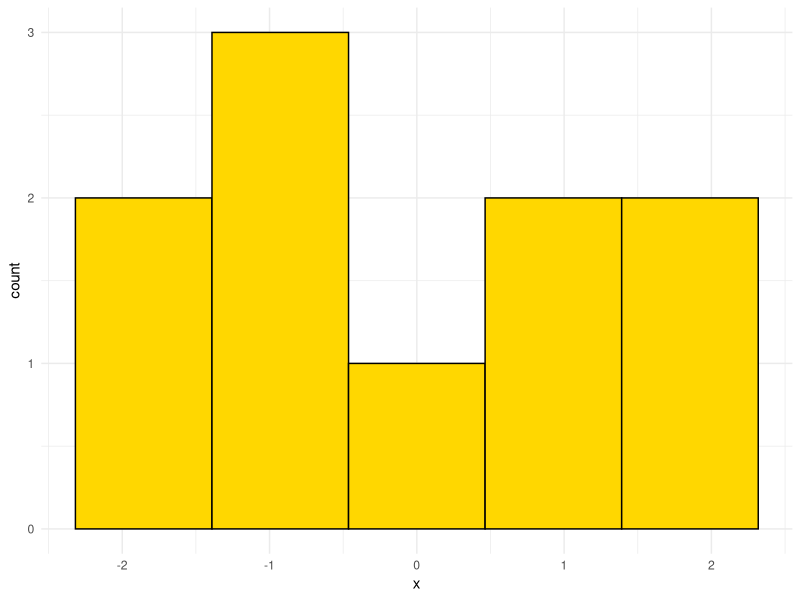
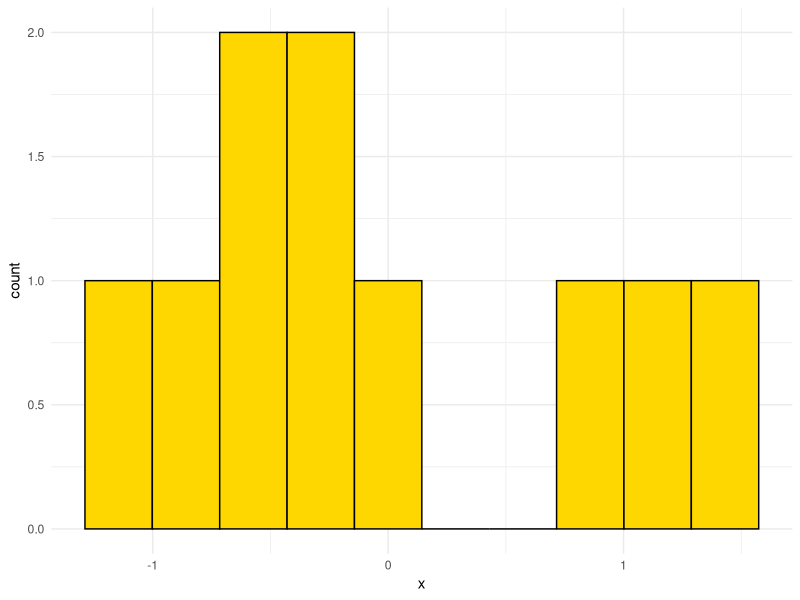
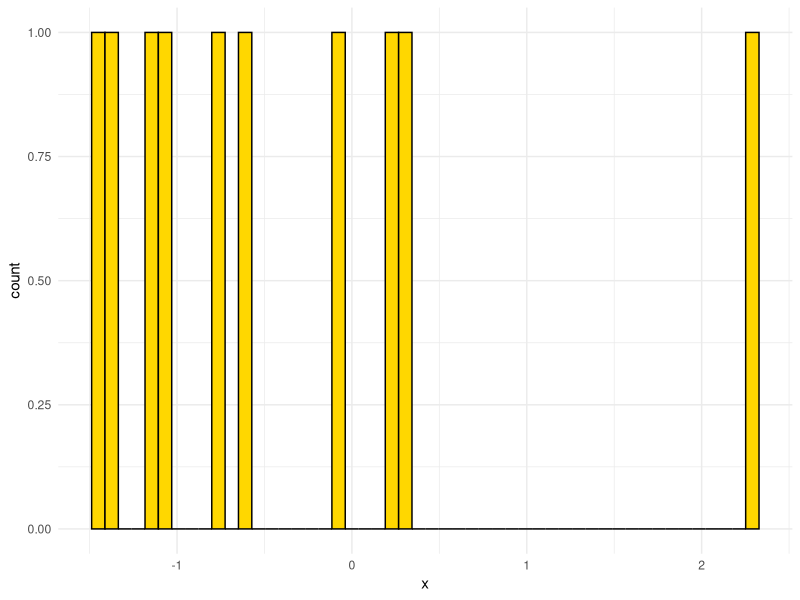
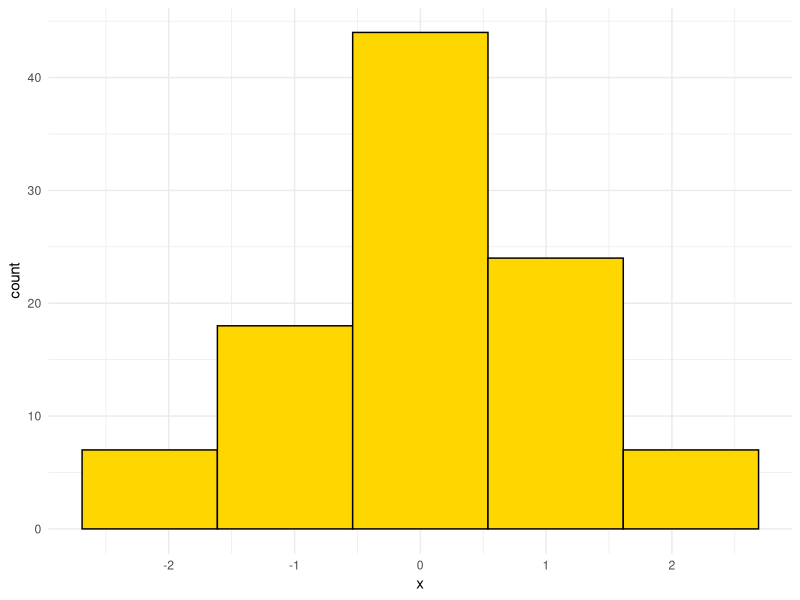
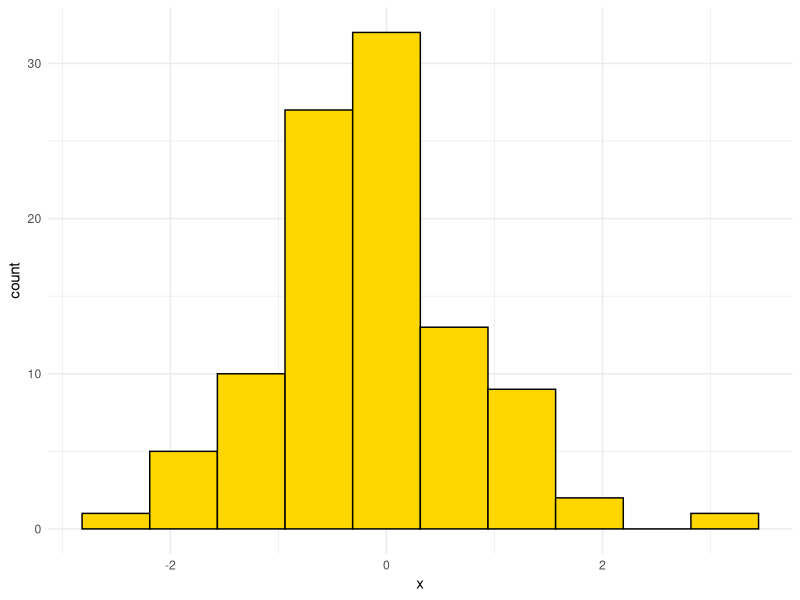
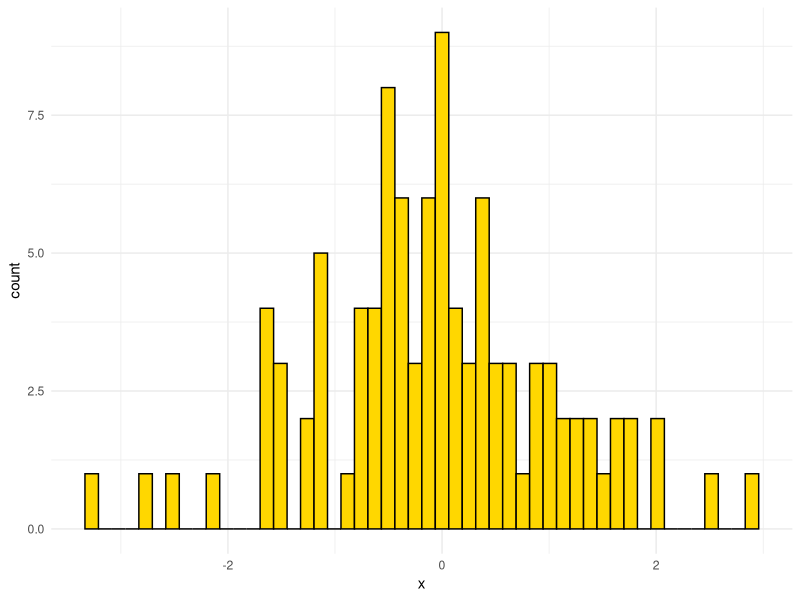
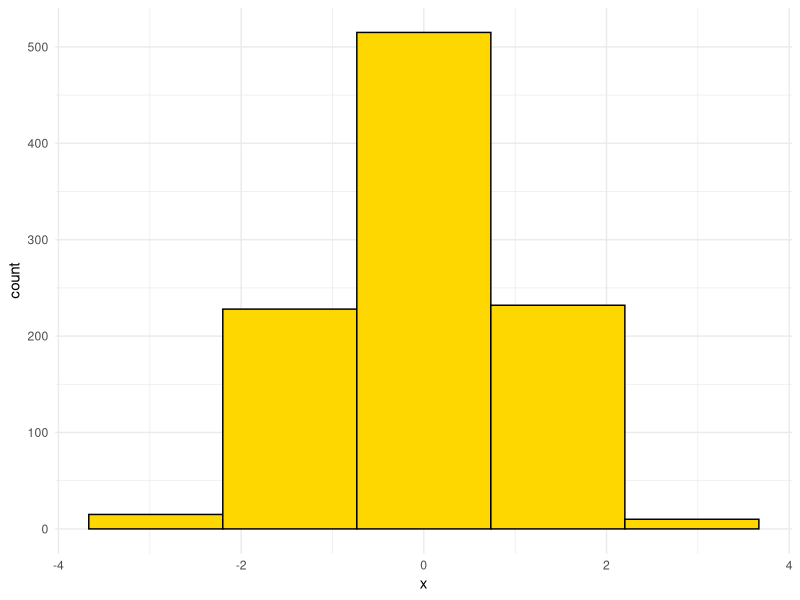
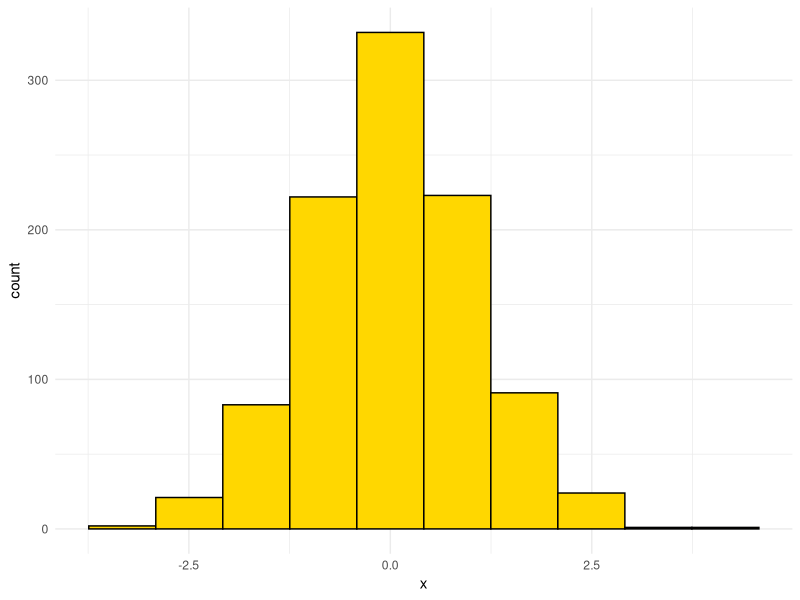

R code for these plots, in order:
## ---- chunk 1
# DON'T TOUCH THIS
knitr::opts_chunk$set(echo = TRUE)
library(ggplot2)

## ---- chunk 2

## ---- chunk 3
hist_data <- data.frame(x = rnorm(n = 10))
ggplot(data = hist_data,
       mapping = aes(x = x)) +
    geom_histogram(bins = 5, fill = "gold", colour = "black") +
    theme_minimal()
## ---- chunk 4
hist_data <- data.frame(x = rnorm(n = 10))
ggplot(data = hist_data,
       mapping = aes(x = x)) +
    geom_histogram(bins = 10, fill = "gold", colour = "black") +
    theme_minimal()
## ---- chunk 5
hist_data <- data.frame(x = rnorm(n = 10))
ggplot(data = hist_data,
       mapping = aes(x = x)) +
    geom_histogram(bins = 50, fill = "gold", colour = "black") +
    theme_minimal()
## ---- chunk 6
hist_data <- data.frame(x = rnorm(n = 100))
ggplot(data = hist_data,
       mapping = aes(x = x)) +
    geom_histogram(bins = 5, fill = "gold", colour = "black") +
    theme_minimal()
## ---- chunk 7
hist_data <- data.frame(x = rnorm(n = 100))
ggplot(data = hist_data,
       mapping = aes(x = x)) +
    geom_histogram(bins = 10, fill = "gold", colour = "black") +
    theme_minimal()
## ---- chunk 8
hist_data <- data.frame(x = rnorm(n = 100))
ggplot(data = hist_data,
       mapping = aes(x = x)) +
    geom_histogram(bins = 50, fill = "gold", colour = "black") +
    theme_minimal()
## ---- chunk 9
hist_data <- data.frame(x = rnorm(n = 1000))
ggplot(data = hist_data,
       mapping = aes(x = x)) +
    geom_histogram(bins = 5, fill = "gold", colour = "black") +
    theme_minimal()
## ---- chunk 10
hist_data <- data.frame(x = rnorm(n = 1000))
ggplot(data = hist_data,
       mapping = aes(x = x)) +
    geom_histogram(bins = 10, fill = "gold", colour = "black") +
    theme_minimal()
## ---- chunk 11
hist_data <- data.frame(x = rnorm(n = 1000))
ggplot(data = hist_data,
       mapping = aes(x = x)) +
    geom_histogram(bins = 50, fill = "gold", colour = "black") +
    theme_minimal()
## ---- chunk 12
hist_data <- data.frame(x = rnorm(n = 10000))
ggplot(data = hist_data,
       mapping = aes(x = x)) +
    geom_histogram(bins = 5, fill = "gold", colour = "black") +
    theme_minimal()
## ---- chunk 13
hist_data <- data.frame(x = rnorm(n = 10000))
ggplot(data = hist_data,
       mapping = aes(x = x)) +
    geom_histogram(bins = 10, fill = "gold", colour = "black") +
    theme_minimal()
## ---- chunk 14
hist_data <- data.frame(x = rnorm(n = 10000))
ggplot(data = hist_data,
       mapping = aes(x = x)) +
    geom_histogram(bins = 50, fill = "gold", colour = "black") +
    theme_minimal()
## ---- chunk 15
hist_data <- data.frame(x = rnorm(n = 100000))
ggplot(data = hist_data,
       mapping = aes(x = x)) +
    geom_histogram(bins = 5, fill = "gold", colour = "black") +
    theme_minimal()
## ---- chunk 16
hist_data <- data.frame(x = rnorm(n = 100000))
ggplot(data = hist_data,
       mapping = aes(x = x)) +
    geom_histogram(bins = 10, fill = "gold", colour = "black") +
    theme_minimal()
## ---- chunk 17
hist_data <- data.frame(x = rnorm(n = 100000))
ggplot(data = hist_data,
       mapping = aes(x = x)) +
    geom_histogram(bins = 50, fill = "gold", colour = "black") +
    theme_minimal()
